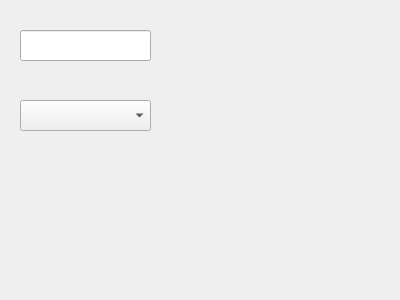
<?xml version="1.0" encoding="UTF-8"?>
<ui version="4.0">
 <class>UserUpdateWidget</class>
 <widget class="QWidget" name="UserUpdateWidget">
  <property name="geometry">
   <rect>
    <x>0</x>
    <y>0</y>
    <width>400</width>
    <height>300</height>
   </rect>
  </property>
  <property name="windowTitle">
   <string>Form</string>
  </property>
  <widget class="QLineEdit" name="userNameLineEdit">
   <property name="geometry">
    <rect>
     <x>20</x>
     <y>30</y>
     <width>131</width>
     <height>31</height>
    </rect>
   </property>
  </widget>
  <widget class="QComboBox" name="userDepartmentComboBox">
   <property name="geometry">
    <rect>
     <x>20</x>
     <y>100</y>
     <width>131</width>
     <height>31</height>
    </rect>
   </property>
  </widget>
 </widget>
 <resources/>
 <connections/>
</ui>
